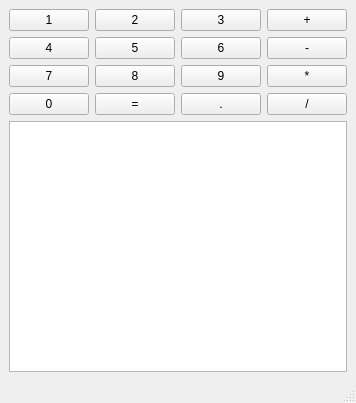
<?xml version="1.0" encoding="UTF-8"?>
<ui version="4.0">
 <class>MainWindow</class>
 <widget class="QMainWindow" name="MainWindow">
  <property name="geometry">
   <rect>
    <x>0</x>
    <y>0</y>
    <width>296</width>
    <height>403</height>
   </rect>
  </property>
  <property name="windowTitle">
   <string>MainWindow</string>
  </property>
  <widget class="QWidget" name="centralwidget">
   <layout class="QGridLayout" name="gridLayout">
    <item row="0" column="0">
     <widget class="QPushButton" name="pushButton">
      <property name="text">
       <string>1</string>
      </property>
     </widget>
    </item>
    <item row="0" column="1">
     <widget class="QPushButton" name="pushButton_6">
      <property name="text">
       <string>2</string>
      </property>
     </widget>
    </item>
    <item row="0" column="2">
     <widget class="QPushButton" name="pushButton_7">
      <property name="text">
       <string>3</string>
      </property>
     </widget>
    </item>
    <item row="0" column="3">
     <widget class="QPushButton" name="pushButton_13">
      <property name="text">
       <string>+</string>
      </property>
     </widget>
    </item>
    <item row="1" column="0">
     <widget class="QPushButton" name="pushButton_2">
      <property name="text">
       <string>4</string>
      </property>
     </widget>
    </item>
    <item row="1" column="1">
     <widget class="QPushButton" name="pushButton_5">
      <property name="text">
       <string>5</string>
      </property>
     </widget>
    </item>
    <item row="1" column="2">
     <widget class="QPushButton" name="pushButton_8">
      <property name="text">
       <string>6</string>
      </property>
     </widget>
    </item>
    <item row="1" column="3">
     <widget class="QPushButton" name="pushButton_14">
      <property name="text">
       <string>-</string>
      </property>
     </widget>
    </item>
    <item row="2" column="0">
     <widget class="QPushButton" name="pushButton_3">
      <property name="text">
       <string>7</string>
      </property>
     </widget>
    </item>
    <item row="2" column="1">
     <widget class="QPushButton" name="pushButton_4">
      <property name="text">
       <string>8</string>
      </property>
     </widget>
    </item>
    <item row="2" column="2">
     <widget class="QPushButton" name="pushButton_9">
      <property name="text">
       <string>9</string>
      </property>
     </widget>
    </item>
    <item row="2" column="3">
     <widget class="QPushButton" name="pushButton_16">
      <property name="text">
       <string>*</string>
      </property>
     </widget>
    </item>
    <item row="3" column="0">
     <widget class="QPushButton" name="pushButton_10">
      <property name="text">
       <string>0</string>
      </property>
     </widget>
    </item>
    <item row="3" column="1">
     <widget class="QPushButton" name="pushButton_11">
      <property name="text">
       <string>=</string>
      </property>
     </widget>
    </item>
    <item row="3" column="2">
     <widget class="QPushButton" name="pushButton_15">
      <property name="text">
       <string>.</string>
      </property>
     </widget>
    </item>
    <item row="3" column="3">
     <widget class="QPushButton" name="pushButton_12">
      <property name="text">
       <string>/</string>
      </property>
     </widget>
    </item>
    <item row="4" column="0" colspan="4">
     <widget class="QTextBrowser" name="textBrowser"/>
    </item>
   </layout>
  </widget>
  <widget class="QMenuBar" name="menubar">
   <property name="geometry">
    <rect>
     <x>0</x>
     <y>0</y>
     <width>296</width>
     <height>21</height>
    </rect>
   </property>
  </widget>
  <widget class="QStatusBar" name="statusbar"/>
 </widget>
 <resources/>
 <connections/>
</ui>
